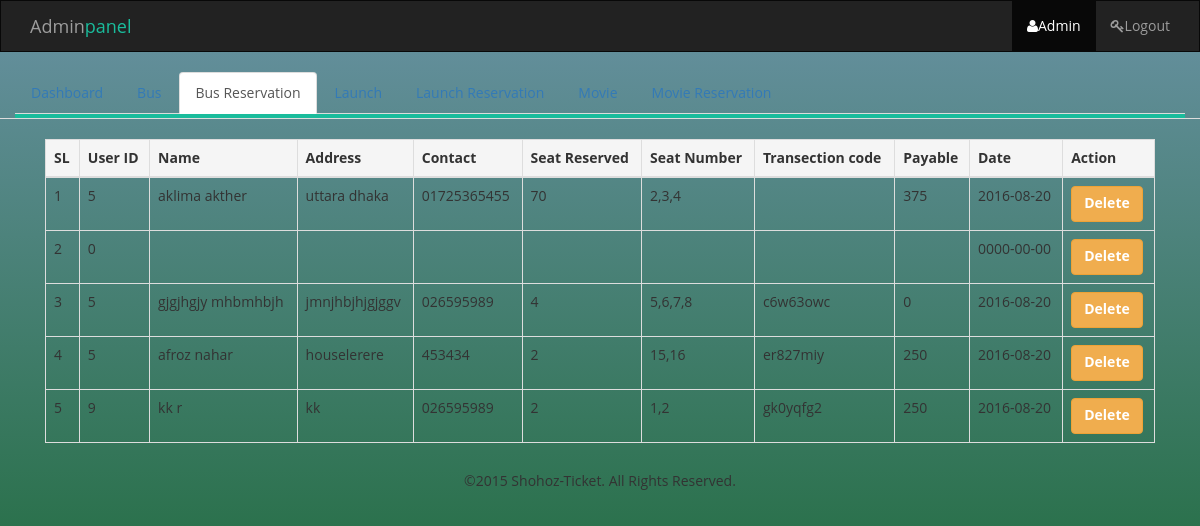
The app's page /admin/admin_dashboard_bus_seat.php (signed in) with its own data.
### tables this page shows
CREATE TABLE `reserve_section` (
  `id` int(11) NOT NULL,
  `user_id` int(20) NOT NULL,
  `firstname` varchar(30) NOT NULL,
  `lastname` varchar(30) NOT NULL,
  `contact` varchar(20) NOT NULL,
  `address` varchar(100) NOT NULL,
  `seat` varchar(11) NOT NULL,
  `setnum` varchar(100) NOT NULL,
  `transaction_code` varchar(10) NOT NULL,
  `status` varchar(100) NOT NULL,
  `payable` varchar(11) NOT NULL,
  `reserve_seat_id` int(30) NOT NULL,
  `date` date NOT NULL
);

### admin/admin_dashboard_bus_seat.php (the view, shortened to what this page needs)
<?php
include_once 'header.php';
$bus_query = "SELECT * FROM `reserve_section`";
$bus_query_1 = mysqli_query($con, $bus_query);
$sno = 0;
$even_odd = '';
?>
<div class="content-table">
	<div class="container">
		<div class="col-lg-12">
		    <table class="table table-bordered">
		    	<thead>
		    		<tr class="active">
				        <th>SL </th>
				        <th>User ID</th>
				        <th>Name</th>
				        <th>Address</th>
				        <th>Contact</th>
				        <th>Seat Reserved</th>
				        <th>Seat Number</th>
				        <th>Transection code</th>
				        <th>Payable</th>
				        <th>Date</th>
				        <th>Action</th>
				      </tr>
		    	</thead>
		    	<tbody>
		    		<?php if(mysqli_affected_rows($con)) :
		    		while($bus_query_row = mysqli_fetch_object($bus_query_1)){
                  	$sno++;
                  	if($sno%2==0){$even_odd='even';}else{$even_odd='odd';}  ?>
		    		 	<tr class="<?php echo $even_odd ?>">
		    		 		<td><?php echo $sno; ?></td>
		    		 		<td><?php echo $bus_query_row->user_id ?></td>
                     		<td><?php echo $bus_query_row->firstname." ".$bus_query_row->lastname ?></td>
                     		<td><?php echo $bus_query_row->address ?></td>
                     		<td><?php echo $bus_query_row->contact; ?></td>
                     		<td><?php echo $bus_query_row->seat ?></td>
							<td><?php echo $bus_query_row->setnum ?></td>
		                    <td><?php echo $bus_query_row->transaction_code ?></td>
		                    <td><?php echo $bus_query_row->payable; ?></td>
		                    <td><?php echo $bus_query_row->date; ?></td>
		                    <td><a href="#" class="btn btn-warning">Delete</a></td>
					        </tr>
		    		<?php }
		    		?>
		    		<?php endif ?>
		    	</tbody>
		    </table>
		</div>
	</div>
</div>
<?php include_once 'footer.php'; ?>

### style.css (style rules this page uses)
body, html { height: 100%; background-repeat: no-repeat; background-image: linear-gradient(rgb(104, 145, 162), rgb(12, 97, 33)); }
.btn { font-weight: 700; height: 36px; -moz-user-select: none; -webkit-user-select: none; user-select: none; cursor: default; }
body { font-family: 'Open Sans', sans-serif; }
.content-table { padding-top: 20px; }

### records on screen
reserve_section: user "5", firstname "aklima", lastname "akther", address "uttara dhaka", contact "01725365455", seat "70", setnum "2,3,4", payable "375", date "2016-08-20"
reserve_section: user "0", date "0000-00-00"
reserve_section: user "5", firstname "gjgjhgjy", lastname "mhbmhbjh", address "jmnjhbjhjgjggv", contact "026595989", seat "4", setnum "5,6,7,8", transaction_code "c6w63owc", payable "0", date "2016-08-20"
reserve_section: user "5", firstname "afroz", lastname "nahar", address "houselerere", contact "453434", seat "2", setnum "15,16", transaction_code "er827miy", payable "250", date "2016-08-20"
reserve_section: user "9", firstname "kk", lastname "r", address "kk", contact "026595989", seat "2", setnum "1,2", transaction_code "gk0yqfg2", payable "250", date "2016-08-20"
